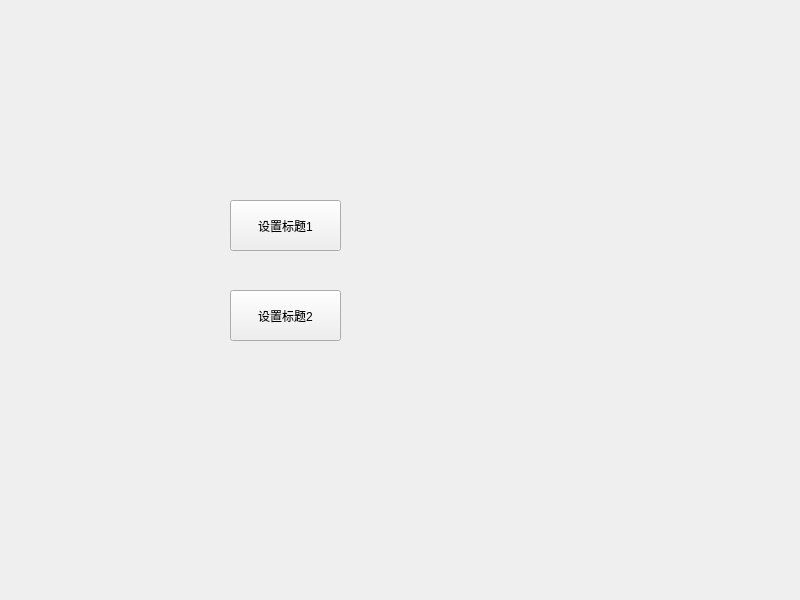
<?xml version="1.0" encoding="UTF-8"?>
<ui version="4.0">
 <class>Widget</class>
 <widget class="QWidget" name="Widget">
  <property name="geometry">
   <rect>
    <x>0</x>
    <y>0</y>
    <width>800</width>
    <height>600</height>
   </rect>
  </property>
  <property name="windowTitle">
   <string>Widget</string>
  </property>
  <widget class="QPushButton" name="pushButton_1">
   <property name="geometry">
    <rect>
     <x>230</x>
     <y>200</y>
     <width>111</width>
     <height>51</height>
    </rect>
   </property>
   <property name="text">
    <string>设置标题1</string>
   </property>
  </widget>
  <widget class="QPushButton" name="pushButton_2">
   <property name="geometry">
    <rect>
     <x>230</x>
     <y>290</y>
     <width>111</width>
     <height>51</height>
    </rect>
   </property>
   <property name="text">
    <string>设置标题2</string>
   </property>
  </widget>
 </widget>
 <resources/>
 <connections/>
</ui>
